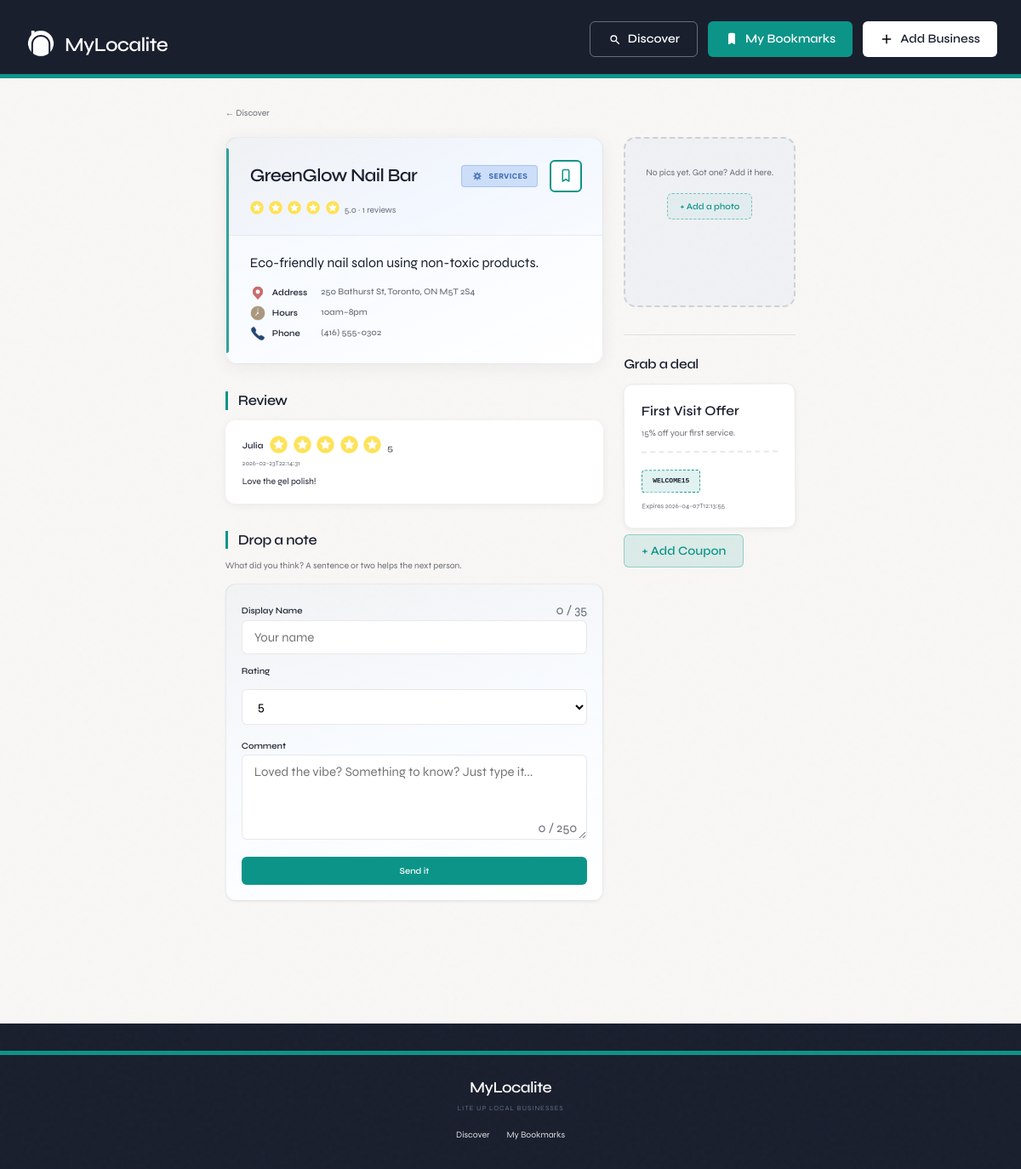
The app's page /business/10 with its own data.
### tables this page shows
CREATE TABLE business (
        id INTEGER PRIMARY KEY AUTOINCREMENT,
        name TEXT,
        category TEXT,
        description TEXT,
        address TEXT,
        hours TEXT,
        phone TEXT
    );

CREATE TABLE review (
        id INTEGER PRIMARY KEY AUTOINCREMENT,
        business_id INTEGER,
        username TEXT,
        rating INTEGER,
        comment TEXT,
        created_at TEXT,
        is_flagged INTEGER
    );

CREATE TABLE deal (
        id INTEGER PRIMARY KEY AUTOINCREMENT,
        business_id INTEGER,
        title TEXT,
        description TEXT,
        coupon_code TEXT,
        expires_at TEXT,
        is_active INTEGER
    );

### app.py (the view)
@app.route("/business/<int:business_id>")
def business_detail(business_id):
    business = fetch_business_by_id(business_id)
    if business is None:
        return "Business not found", 404
    deals = fetch_active_deals_for_business(business_id)
    reviews = fetch_reviews_for_business(business_id)
    owner_id = get_bookmark_owner_id()
    bookmarked = is_bookmarked(owner_id, business_id)
    photos = fetch_photos_for_business(business_id)
    return render_template(
        "business.html",
        business=business,
        deals=deals,
        reviews=reviews,
        bookmarked=bookmarked,
        photos=photos,
    )

### app.py (called while the page is built)
def get_conn():
    conn = sqlite3.connect(DB_PATH, timeout=DB_TIMEOUT)
    conn.execute("PRAGMA journal_mode=WAL")
    return conn

def get_bookmark_owner_id() -> str:
    if "bookmark_owner_id" not in session:
        session["bookmark_owner_id"] = str(uuid.uuid4())
    return session["bookmark_owner_id"]

def fetch_business_by_id(business_id: int):
    conn = get_conn()
    conn.row_factory = sqlite3.Row
    cur = conn.cursor()
    cur.execute("""
        SELECT b.*,
               IFNULL(AVG(r.rating), 0) AS avg_rating,
               COUNT(r.id) AS review_count
        FROM business b
        LEFT JOIN review r ON r.business_id = b.id
        WHERE b.id = ?
        GROUP BY b.id
    """, (business_id,))
    row = cur.fetchone()
    conn.close()
    return row

def fetch_active_deals_for_business(business_id: int):
    conn = get_conn()
    conn.row_factory = sqlite3.Row
    cur = conn.cursor()
    cur.execute("""
        SELECT *
        FROM deal
        WHERE business_id = ?
          AND is_active = 1
        ORDER BY expires_at ASC
    """, (business_id,))
    rows = cur.fetchall()
    conn.close()
    return rows

def fetch_reviews_for_business(business_id: int):
    conn = get_conn()
    conn.row_factory = sqlite3.Row
    cur = conn.cursor()
    cur.execute("""
        SELECT *
        FROM review
        WHERE business_id = ?
        ORDER BY created_at DESC
    """, (business_id,))
    rows = cur.fetchall()
    conn.close()
    return rows

def fetch_photos_for_business(business_id: int):
    conn = get_conn()
    cur = conn.cursor()
    cur.execute(
        "SELECT filename FROM business_photo WHERE business_id = ? ORDER BY id ASC",
        (business_id,),
    )
    rows = cur.fetchall()
    conn.close()
    return [{"url": url_for("static", filename=f"uploads/{r[0]}")} for r in rows]

def is_bookmarked(owner_id: str, business_id: int) -> bool:
    conn = get_conn()
    cur = conn.cursor()
    cur.execute("""
        SELECT 1 FROM bookmark
        WHERE username = ? AND business_id = ?
        LIMIT 1
    """, (owner_id, business_id))
    row = cur.fetchone()
    conn.close()
    return row is not None

### templates/business.html (shortened to what this page needs)
{% extends "base.html" %}
{% block content %}
<a href="{{ url_for('discover') }}" class="back-link">← Discover</a>
{% set hero_photos = photos|default([]) %}
<div class="business-detail business-detail--{{ business['category']|lower }}">
    <div class="business-layout">
        <div class="business-main">
            <div class="business-hero">
            <header class="business-header">
                <div class="business-header-top">
                    <h1 class="business-title">{{ business["name"] }}</h1>
                    <span class="pill pill--{{ business['category']|lower }}">
                        <img class="pill-icon" src="{{ url_for('static', filename='media/' ~ (business['category']|lower) ~ '.svg') }}" alt="" aria-hidden="true">
                        <span class="pill-text">{{ business["category"] }}</span>
                    </span>
                    <div class="business-header-bookmark">
                        <form method="POST" action="/bookmark/toggle" style="display:inline; margin:0;">
                            <button type="submit" class="icon-btn {{ 'saved' if bookmarked else '' }}" title="{{ 'Saved' if bookmarked else 'Save' }}" aria-label="{{ 'Saved' if bookmarked else 'Save' }}" aria-pressed="{{ 'true' if bookmarked else 'false' }}">
                                <img class="bookmark-icon" src="{{ url_for('static', filename='media/bookmark-filled.svg') if bookmarked else url_for('static', filename='media/bookmark.svg') }}" alt="" aria-hidden="true">
                            </button>
                        </form>
                    </div>
                </div>
                <p class="business-rating">
                    {% set filled = (business['avg_rating']|round(0)) %}
                    {% for i in range(5) %}
                        <img class="icon-star" src="{{ url_for('static', filename='media/star-2.png' if i < filled else 'media/star-1.png') }}" alt="">
                    {% endfor %}
                    {{ "%.1f"|format(business["avg_rating"]) }} · {{ business["review_count"] }} reviews
                </p>
            </header>
            <div class="business-info">
        <p class="business-desc">{{ business["description"] }}</p>
        <dl class="business-contact">
            <dt><img class="business-contact-icon" alt=""> Address</dt><dd>{{ business["address"] }}</dd>
            <dt><img class="business-contact-icon" alt=""> Hours</dt><dd>{{ business["hours"] }}</dd>
            <dt><img class="business-contact-icon" alt="phone"> Phone</dt><dd>{{ business["phone"] }}</dd>
        </dl>
    </div>
            </div>
    <section class="business-section business-section--reviews">
        <h2 class="business-section-title business-section-title--reviews">Review</h2>
        {% if reviews|length == 0 %}
        <p class="business-empty">Nobody’s written anything yet. You could be first!</p>
        {% else %}
        <ul class="review-list">
            {% for r in reviews %}
            <li class="review-item">
                <div class="review-item-head">
                    <strong>{{ r["username"] }}</strong>
                    <span class="review-item-rating">
                        {% set review_filled = (r['rating']|round(0)) %}
                        {% for i in range(5) %}
                            <img class="icon-star" src="{{ url_for('static', filename='media/star-2.png' if i < review_filled else 'media/star-1.png') }}" alt="">
                        {% endfor %}
                        {{ r["rating"] }}
                    </span>
                </div>
                <time class="review-item-time">{{ r["created_at"] }}</time>
                <p class="review-item-comment">{{ r["comment"] }}</p>
            </li>
            {% endfor %}
        </ul>
        {% endif %}
    </section>
    <section class="business-section business-section--review-form">
        <h2 class="business-section-title business-section-title--form">Drop a note</h2>
        <p class="business-section-kicker">What did you think? A sentence or two helps the next person.</p>
        <div class="form-card form-card--compact form-card--review">
            <form id="reviewForm" class="review-form">
                <div class="form-field-with-count">
                    <label for="username">Display Name</label>
                    <span id="usernameCharCount" class="char-count char-count--inline" aria-live="polite">0 / 35</span>
                    <input id="username" type="text" name="username" class="input" placeholder="Your name" maxlength="35">
                </div>
                <label for="rating">Rating</label>
                <select id="rating" name="rating" class="select">
                    <option value="5">5</option>
                </select>
                <div class="form-field-with-count form-field-with-count--textarea">
                    <label for="comment">Comment</label>
                    <textarea id="comment" name="comment" class="textarea" rows="3" placeholder="Loved the vibe? Something to know? Just type it..." maxlength="250"></textarea>
                    <span id="commentCharCount" class="char-count char-count--bottom-right" aria-live="polite">0 / 250</span>
                </div>
                <button type="submit" class="btn btn-warm">Send it</button>
            </form>
        </div>
    </section>
        </div>
        <aside class="business-side">
            <div class="business-media">
                {% if hero_photos|length > 0 %}
                <button type="button" class="business-media-img" id="heroImageBtn" data-open-gallery="0" aria-label="View image gallery">
                    <img src="{{ hero_photos[0]['url'] }}" alt="Photo of {{ business['name'] }}" loading="lazy">
                </button>
                <p class="business-media-hint">Tap to flip through.</p>
                <button type="button" class="btn btn-add-image" id="addImageBtn" aria-label="Add images (up to 5)">+ Add Images</button>
                {% else %}
                <div class="business-media-placeholder">
                    <p class="business-media-placeholder-text">No pics yet. Got one? Add it here.</p>
                    <button type="button" class="btn btn-add-image" id="addImageBtn" aria-label="Add images (up to 5)">+ Add a photo</button>
                </div>
                {% endif %}
            </div>
            <section class="business-section business-section--deals">
                <h2 class="business-section-title business-section-title--deals">Grab a deal</h2>
                {% if deals|length == 0 %}
                <p class="business-empty business-empty--deals">No deals right now. Next time maybe!</p>
                {% else %}
                <ul class="deal-list">
                    {% for d in deals %}
                    <li class="deal-card">
                        <strong class="deal-card-title">{{ d["title"] }}</strong>
                        <p class="deal-card-desc">{{ d["description"] }}</p>
                        <div class="deal-card-tear">
                            <span class="coupon-chip">{{ d["coupon_code"] }}</span>
                        </div>
                        <p class="deal-card-expiry">Expires {{ d["expires_at"] }}</p>
                    </li>
                    {% endfor %}
                </ul>
                {% endif %}
                <button type="button" class="btn btn-view btn-add-coupon" id="addCouponBtn" style="margin-top: 8px;">+ Add Coupon</button>
            </section>
        </aside>
    </div>
</div>
{% endblock %}

### records on screen
business: name "GreenGlow Nail Bar", category "SERVICES", description "Eco-friendly nail salon using non-toxic products.", address "250 Bathurst St, Toronto, ON M5T 2S4", hours "10am–8pm", phone "(416) 555-0302"
review: username "Julia", rating "5", created_at "2026-02-23T22:14:31", comment "Love the gel polish!"
deal: title "First Visit Offer", description "15% off your first service.", coupon_code "WELCOME15", expires_at "2026-04-07T12:13:55"

### other values on screen
{{ "%.1f"|format(business["avg_rating"]) }} "5.0"
{{ business["review_count"] }} "1"
